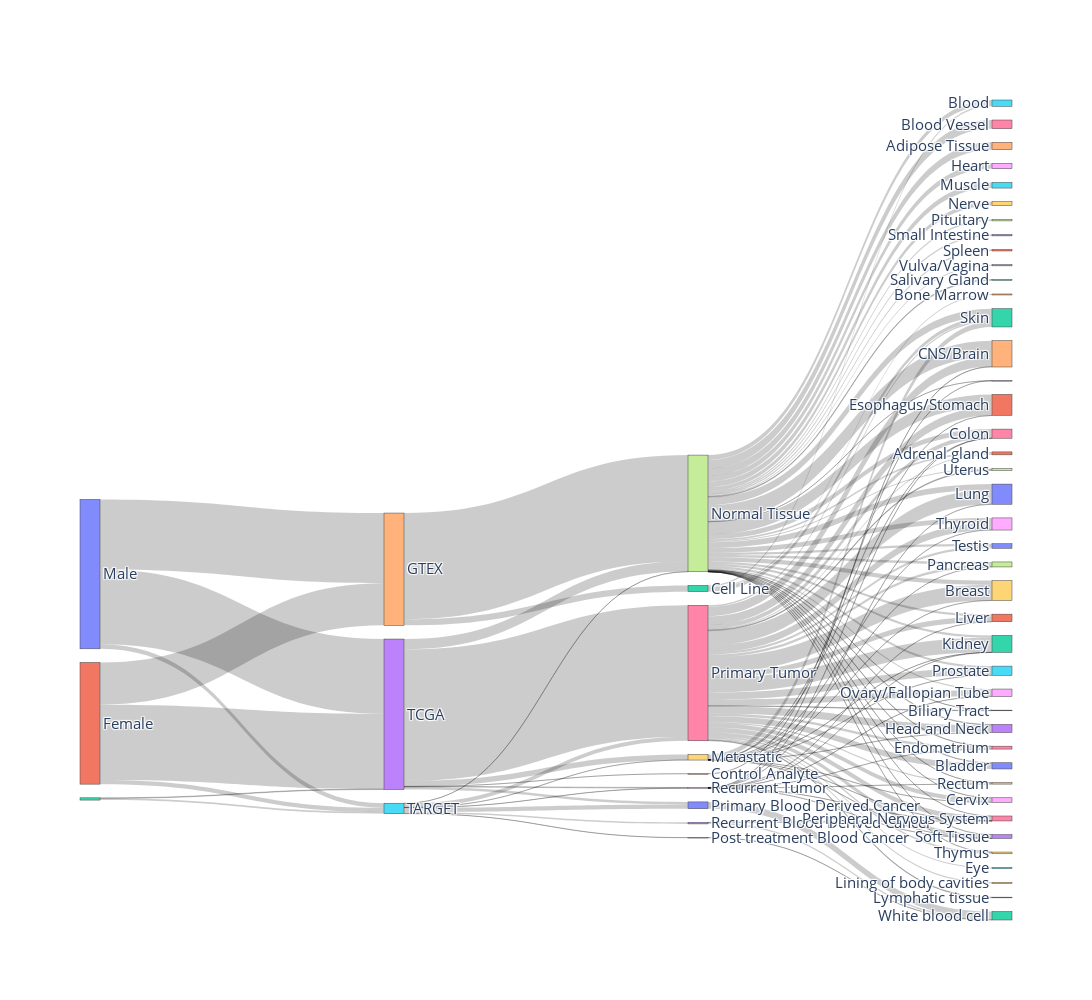

Notebook code for this chart:
### Code cell
# plot info on samples (solid tissues)
# # remove NAs in primary disease or tissue
# xena_sample_df = xena_sample_df.dropna(subset=['primary disease or tissue'])

vals_to_replace = {"Solid Tissue Normal": "Normal Tissue", 
                   "Primary Solid Tumor": "Primary Tumor", 
                   "Recurrent Solid Tumor": "Recurrent Tumor",
                   "Additional - New Primary": "Primary Tumor", 
                   "Additional Metastatic": "Metastatic", 
                   "Primary Blood Derived Cancer - Peripheral Blood": "Primary Blood Derived Cancer", 
                   "Primary Blood Derived Cancer - Bone Marrow": "Primary Blood Derived Cancer", 
                   "Recurrent Blood Derived Cancer - Bone Marrow": "Recurrent Blood Derived Cancer",
                   "Recurrent Blood Derived Cancer - Peripheral Blood": "Recurrent Blood Derived Cancer", 
                   "Post treatment Blood Cancer - Bone Marrow": "Post treatment Blood Cancer", 
                   "Post treatment Blood Cancer - Peripheral Blood": "Post treatment Blood Cancer", 
                   "Post treatment Blood Cancer - Blood": "Post treatment Blood Cancer"}
xena_sample_df["_sample_type"] = xena_sample_df["_sample_type"].replace(vals_to_replace)

vals_to_replace = {"Thyroid Gland": "Thyroid",
                   "Cervix Uteri": "Cervix",
                   "Adrenal Gland": "Adrenal gland"}
xena_sample_df["_primary_site"] = xena_sample_df["_primary_site"].replace(vals_to_replace)

# plot sample info (sankey plot)
tmp = xena_sample_df
tmp["weight"] = 1
link_sankey_plot = generate_sankey_chart_data(tmp, ['_gender', '_study', '_sample_type', '_primary_site'], 'weight')

# make plot
node = dict(label = link_sankey_plot[0], pad = 50, thickness = 20)
link = dict(source = link_sankey_plot[1], target = link_sankey_plot[2], value = link_sankey_plot[3])
data_plot = go.Sankey(link=link, node=node)
fig = go.Figure(data_plot)
fig.update_layout(
    autosize=False,
    width=1200,
    height=1000, 
    font_size=15
)
fig.show()
fig.write_image(FOLD_PROJECT + "data_preprocessing/plot/samples_TCGA_TARGET_GTEX.pdf")

### Figure 1 — Plotly figure (JSON) as saved in the notebook; plotly's stock layout.template omitted (floating-point values rounded to 4 significant figures)
{"data": [{"link": {"source": [0, 0, 0, 1, 1, 1, 2, 2, 3, 3, 3, 3, 3, 3, 4, 4, 5, 5, 5, 5, 5, 5, 5, 6, 6, 6, 6, 6, 6, 6, 6, 6, 6, 6, 6, 6, 6, 6, 6, 6, 6, 6, 6, 6, 6, 6, 6, 6, 6, 6, 7, 7, 7, 7, 7, 7, 7, 7, 7, 7, 7, 7, 7, 7, 7, 7, 7, 7, 7, 7, 7, 7, 7, 7, 7, 7, 7, 7, 7, 7, 7, 7, 7, 7, 7, 7, 8, 8, 8, 8, 8, 8, 8, 8, 8, 8, 9, 9, 9, 9, 9, 9, 9, 9, 9, 9, 9, 9, 10, 11, 12, 12, 12, 13, 13, 14], "target": [3, 4, 5, 3, 4, 5, 3, 5, 6, 7, 8, 9, 10, 11, 7, 12, 6, 7, 8, 9, 10, 13, 14, 15, 16, 17, 18, 19, 20, 21, 22, 23, 24, 25, 26, 27, 28, 29, 30, 31, 32, 33, 34, 35, 36, 37, 38, 39, 40, 41, 16, 17, 18, 19, 20, 21, 22, 23, 24, 25, 26, 27, 28, 30, 31, 32, 33, 34, 36, 37, 38, 39, 40, 41, 43, 45, 46, 47, 48, 49, 50, 51, 52, 53, 54, 55, 16, 23, 24, 26, 28, 30, 31, 32, 34, 36, 18, 21, 22, 23, 25, 26, 27, 32, 33, 36, 38, 39, 42, 43, 22, 44, 45, 26, 42, 42], "value": [5228, 4907, 321, 5268, 2955, 293, 39, 120, 9196, 727, 45, 393, 173, 1, 7429, 433, 286, 11, 13, 1, 303, 107, 13, 79, 180, 57, 504, 119, 154, 595, 102, 258, 92, 495, 333, 178, 419, 87, 1011, 369, 1019, 518, 662, 47, 288, 36, 304, 1092, 407, 77, 23, 78, 338, 2, 165, 876, 557, 2, 10, 152, 3, 171, 93, 397, 160, 168, 44, 1157, 349, 9, 13, 292, 28, 128, 4, 337, 606, 107, 377, 278, 92, 100, 55, 85, 515, 396, 1, 3, 1, 8, 8, 2, 2, 5, 27, 1, 8, 1, 367, 1, 1, 2, 1, 1, 2, 1, 2, 7, 476, 1, 256, 70, 107, 1, 106, 13]}, "node": {"label": ["Male", "Female", null, "TCGA", "GTEX", "TARGET", "Primary Tumor", "Normal Tissue", "Recurrent Tumor", "Metastatic", "Primary Blood Derived Cancer", "Control Analyte", "Cell Line", "Recurrent Blood Derived Cancer", "Post treatment Blood Cancer", "Eye", "Endometrium", "Uterus", "Thyroid", "Thymus", "Testis", "Esophagus/Stomach", "Skin", "Soft Tissue", "Rectum", "Prostate", "Peripheral Nervous System", "Pancreas", "Ovary/Fallopian Tube", "Lining of body cavities", "Lung", "Liver", "Kidney", "Head and Neck", "CNS/Brain", "Lymphatic tissue", "Colon", "Biliary Tract", "Cervix", "Breast", "Bladder", "Adrenal gland", "White blood cell", null, "Bone Marrow", "Blood", "Blood Vessel", "Pituitary", "Heart", "Nerve", "Small Intestine", "Spleen", "Salivary Gland", "Vulva/Vagina", "Adipose Tissue", "Muscle"], "pad": 50, "thickness": 20}, "type": "sankey"}], "layout": {"autosize": false, "font": {"size": 15}, "height": 1000, "width": 1200}}
